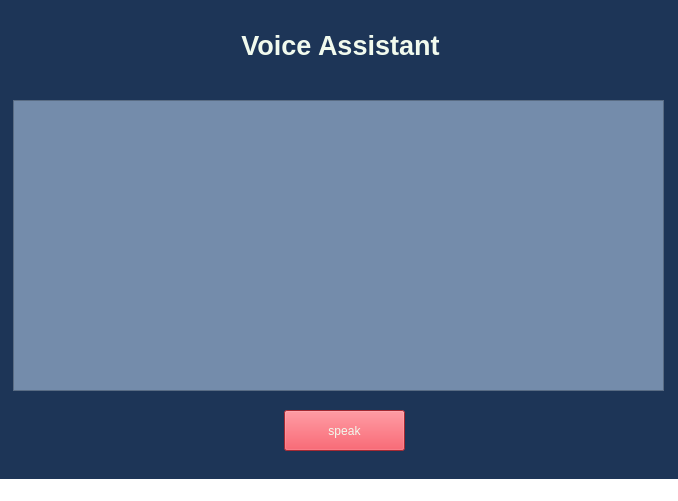
<?xml version="1.0" encoding="UTF-8"?>
<ui version="4.0">
 <class>MainWindow</class>
 <widget class="QMainWindow" name="MainWindow">
  <property name="geometry">
   <rect>
    <x>0</x>
    <y>0</y>
    <width>678</width>
    <height>501</height>
   </rect>
  </property>
  <property name="windowTitle">
   <string>MainWindow</string>
  </property>
  <property name="styleSheet">
   <string notr="true">background-color: rgb(29, 53, 87);</string>
  </property>
  <widget class="QWidget" name="centralwidget">
   <widget class="QLabel" name="label">
    <property name="geometry">
     <rect>
      <x>0</x>
      <y>0</y>
      <width>681</width>
      <height>91</height>
     </rect>
    </property>
    <property name="text">
     <string>&lt;html&gt;&lt;head/&gt;&lt;body&gt;&lt;p align=&quot;center&quot;&gt;&lt;span style=&quot; font-size:20pt; font-weight:600; color:#f1faee;&quot;&gt;Voice Assistant&lt;/span&gt;&lt;/p&gt;&lt;/body&gt;&lt;/html&gt;</string>
    </property>
   </widget>
   <widget class="QTextEdit" name="textEdit">
    <property name="geometry">
     <rect>
      <x>13</x>
      <y>100</y>
      <width>651</width>
      <height>291</height>
     </rect>
    </property>
    <property name="styleSheet">
     <string notr="true">background-color: rgb(116, 140, 171);</string>
    </property>
    <property name="readOnly">
     <bool>true</bool>
    </property>
   </widget>
   <widget class="QPushButton" name="pushButton">
    <property name="geometry">
     <rect>
      <x>284</x>
      <y>410</y>
      <width>121</width>
      <height>41</height>
     </rect>
    </property>
    <property name="styleSheet">
     <string notr="true">background-color: rgb(230, 57, 70);
font: 75 10pt &quot;MS Shell Dlg 2&quot;;
color: rgb(241, 250, 238);</string>
    </property>
    <property name="text">
     <string>speak</string>
    </property>
   </widget>
  </widget>
  <widget class="QMenuBar" name="menubar">
   <property name="geometry">
    <rect>
     <x>0</x>
     <y>0</y>
     <width>678</width>
     <height>21</height>
    </rect>
   </property>
  </widget>
  <widget class="QStatusBar" name="statusbar">
   <property name="styleSheet">
    <string notr="true">background-color: rgb(255, 255, 255);
color: rgb(0, 0, 0);
font: 8pt &quot;MS Shell Dlg 2&quot;;</string>
   </property>
  </widget>
 </widget>
 <resources/>
 <connections/>
</ui>
